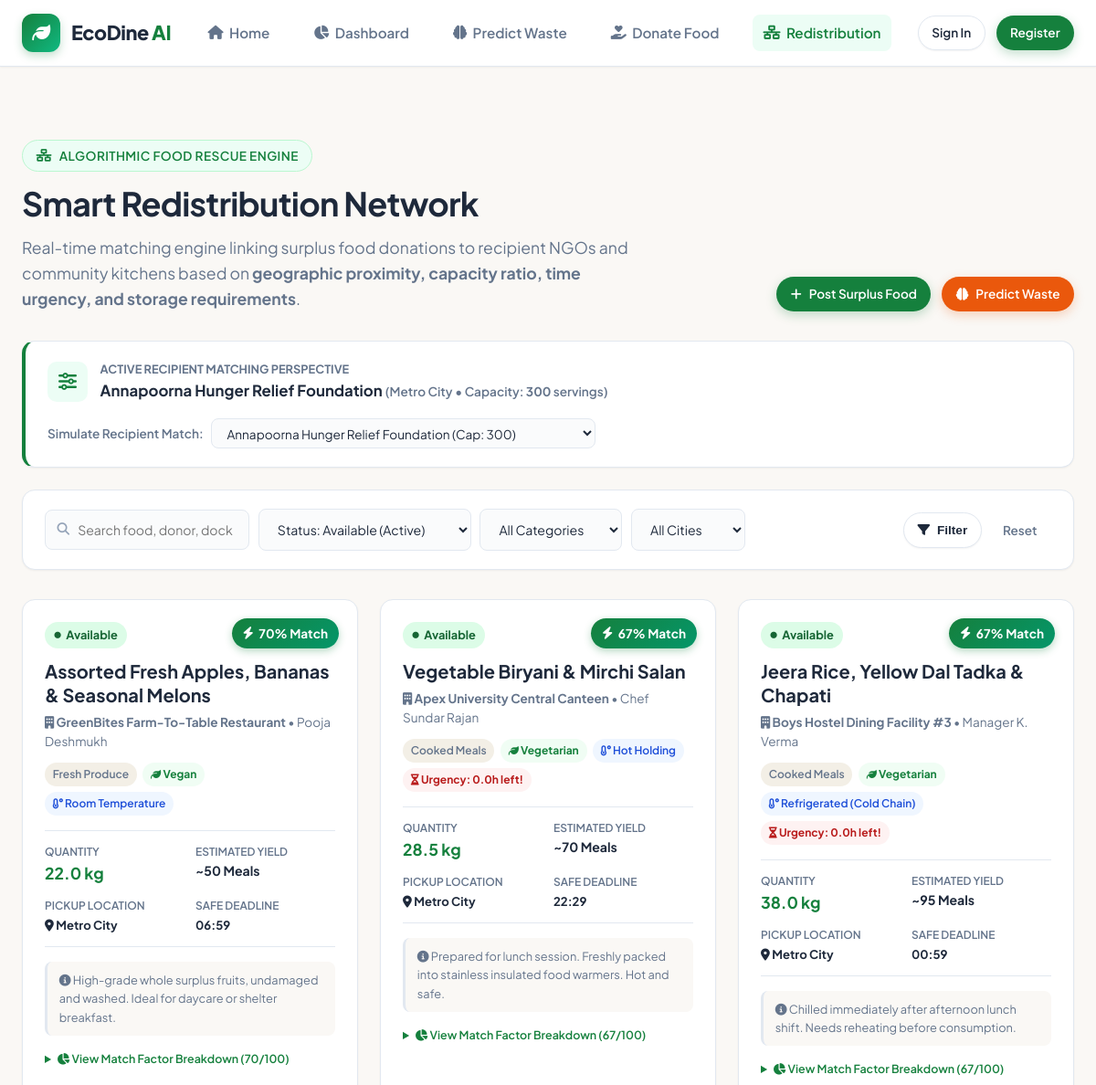
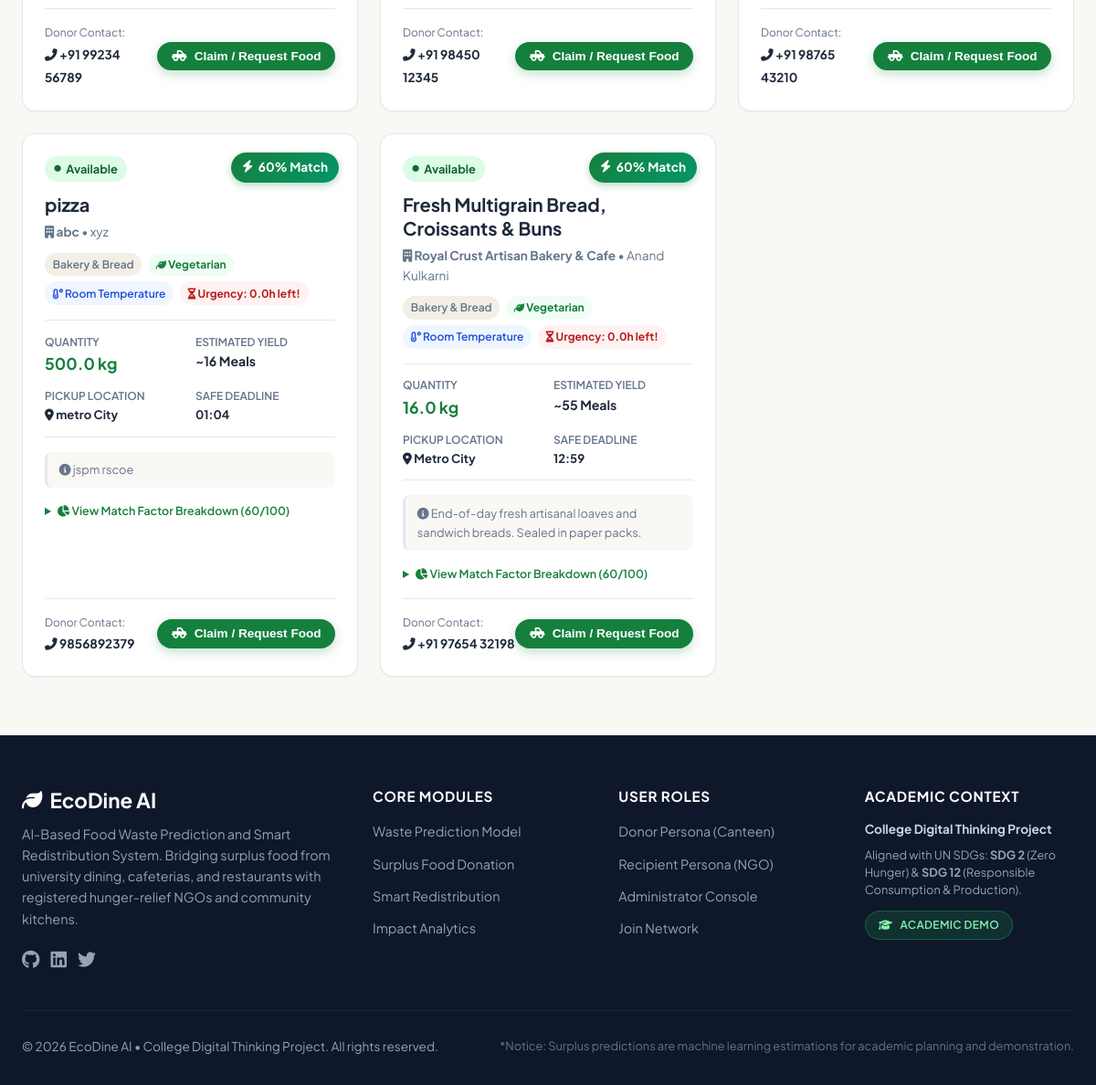
Screenshot of /redistribution with the database file from the repository (2 pictures, top to bottom).
### tables this page shows
CREATE TABLE users (
            id INTEGER PRIMARY KEY AUTOINCREMENT,
            username TEXT UNIQUE NOT NULL,
            email TEXT UNIQUE NOT NULL,
            password_hash TEXT NOT NULL,
            role TEXT NOT NULL CHECK(role IN ('donor', 'recipient', 'admin')),
            org_name TEXT NOT NULL,
            contact_person TEXT NOT NULL,
            phone TEXT NOT NULL,
            address TEXT NOT NULL,
            city TEXT NOT NULL,
            capacity_servings INTEGER DEFAULT 100,
            is_verified INTEGER DEFAULT 1,
            created_at TIMESTAMP DEFAULT CURRENT_TIMESTAMP
        );

CREATE TABLE donations (
            id INTEGER PRIMARY KEY AUTOINCREMENT,
            donor_id INTEGER,
            donor_name TEXT NOT NULL,
            org_name TEXT NOT NULL,
            food_title TEXT NOT NULL,
            food_type TEXT NOT NULL,
            quantity_kg REAL NOT NULL,
            estimated_meals INTEGER NOT NULL,
            prep_datetime TEXT NOT NULL,
            expiry_datetime TEXT NOT NULL,
            pickup_address TEXT NOT NULL,
            city TEXT NOT NULL,
            contact_phone TEXT NOT NULL,
            contact_email TEXT,
            dietary_type TEXT NOT NULL,
            storage_requirement TEXT NOT NULL,
            notes TEXT,
            status TEXT DEFAULT 'Available' CHECK(status IN ('Available', 'Requested', 'Claimed', 'Redistributed', 'Cancelled')),
            created_at TIMESTAMP DEFAULT CURRENT_TIMESTAMP,
            FOREIGN KEY (donor_id) REFERENCES users(id) ON DELETE SET NULL
        );

### app.py (the view)
@app.route('/redistribution')
def redistribution():
    city_filter = request.args.get('city', '').strip()
    food_type_filter = request.args.get('food_type', '').strip()
    diet_filter = request.args.get('diet', '').strip()
    status_filter = request.args.get('status', 'Available').strip()
    search_query = request.args.get('q', '').strip()
    highlight_id = request.args.get('highlight', type=int)
    demo_recipient_id = request.args.get('demo_recipient', type=int)
    conn = get_db_connection()
    c = conn.cursor()
    recipient_profile = None
    if session.get('role') == 'recipient' and 'user_id' in session:
        recipient_profile = c.execute("SELECT * FROM users WHERE id = ?", (session['user_id'],)).fetchone()
    elif demo_recipient_id:
        recipient_profile = c.execute("SELECT * FROM users WHERE id = ? AND role = 'recipient'", (demo_recipient_id,)).fetchone()
    else:
        recipient_profile = c.execute("SELECT * FROM users WHERE role = 'recipient' LIMIT 1").fetchone()
    recipient_dict = dict(recipient_profile) if recipient_profile else {
        'city': 'Metro City',
        'capacity_servings': 200,
        'org_name': 'Sample Recipient NGO'
    }
    query = "SELECT * FROM donations WHERE 1=1"
    params = []
    if status_filter and status_filter != 'All':
        query += " AND status = ?"
        params.append(status_filter)
    if city_filter and city_filter != 'All':
        query += " AND city = ?"
        params.append(city_filter)
    if food_type_filter and food_type_filter != 'All':
        query += " AND food_type = ?"
        params.append(food_type_filter)
    if diet_filter and diet_filter != 'All':
        query += " AND dietary_type = ?"
        params.append(diet_filter)
    if search_query:
        query += " AND (food_title LIKE ? OR org_name LIKE ? OR pickup_address LIKE ?)"
        like_term = f"%{search_query}%"
        params.extend([like_term, like_term, like_term])
    query += " ORDER BY CASE WHEN status = 'Available' THEN 1 ELSE 2 END, created_at DESC"
    c.execute(query, params)
    raw_donations = [dict(row) for row in c.fetchall()]
    listings = []
    for d in raw_donations:
        match_info = calculate_match_score(d, recipient_dict)
        d['smart_match'] = match_info
        listings.append(d)
    listings.sort(key=lambda x: (x['status'] != 'Available', -x['smart_match']['match_score']))
    c.execute("SELECT DISTINCT city FROM donations WHERE city IS NOT NULL AND city != ''")
    available_cities = [r['city'] for r in c.fetchall()]
    c.execute("SELECT DISTINCT food_type FROM donations")
    available_food_types = [r['food_type'] for r in c.fetchall()]
    c.execute("SELECT id, org_name, city, capacity_servings FROM users WHERE role = 'recipient'")
    recipient_options = [dict(r) for r in c.fetchall()]
    conn.close()
    return render_template(
        'redistribution.html',
        listings=listings,
        cities=available_cities,
        food_types=available_food_types,
        recipient_profile=recipient_dict,
        recipient_options=recipient_options,
        current_filters={
            'city': city_filter,
            'food_type': food_type_filter,
            'diet': diet_filter,
            'status': status_filter,
            'q': search_query,
            'demo_recipient': demo_recipient_id
        },
        highlight_id=highlight_id
    )

### templates/redistribution.html (shortened to what this page needs)
{% extends 'base.html' %}
{% block content %}
<div class="container" style="padding-top: 2.5rem; padding-bottom: 4rem;">
  <div style="display: flex; justify-content: space-between; align-items: flex-end; flex-wrap: wrap; gap: 1rem; margin-bottom: 2rem;">
    <div>
      <div class="section-tag">
        <i class="fas fa-network-wired"></i> Algorithmic Food Rescue Engine
      </div>
      <h1 class="section-title">Smart Redistribution Network</h1>
      <p class="section-desc">
        Real-time matching engine linking surplus food donations to recipient NGOs and community kitchens
        based on <strong>geographic proximity, capacity ratio, time urgency, and storage requirements</strong>.
      </p>
    </div>
    <div style="display: flex; gap: 0.75rem;">
      <a href="{{ url_for('donate') }}" class="btn btn-primary btn-sm">
        <i class="fas fa-plus"></i> Post Surplus Food
      </a>
      <a href="{{ url_for('predict') }}" class="btn btn-orange btn-sm">
        <i class="fas fa-brain"></i> Predict Waste
      </a>
    </div>
  </div>
  <div class="card" style="margin-bottom: 1.5rem; background: #ffffff; border-left: 4px solid var(--primary-green); padding: 1.25rem 1.5rem;">
    <div style="display: flex; align-items: center; justify-content: space-between; flex-wrap: wrap; gap: 1rem;">
      <div style="display: flex; align-items: center; gap: 0.85rem;">
        <div style="width: 44px; height: 44px; border-radius: 10px; background: var(--primary-soft); color: var(--primary-green); display: flex; align-items: center; justify-content: center; font-size: 1.25rem;">
          <i class="fas fa-sliders"></i>
        </div>
        <div>
          <div style="font-size: 0.8rem; color: var(--text-muted); text-transform: uppercase; font-weight: 700;">
            Active Recipient Matching Perspective
          </div>
          <div style="font-size: 1.05rem; font-weight: 700; color: var(--text-main);">
            {{ recipient_profile.org_name }}
            <span style="font-size: 0.85rem; font-weight: 600; color: var(--text-muted);">
              ({{ recipient_profile.city }} &bull; Capacity: <strong>{{ recipient_profile.capacity_servings }}</strong> servings)
            </span>
          </div>
        </div>
      </div>
      <form method="GET" action="{{ url_for('redistribution') }}" style="display: flex; align-items: center; gap: 0.5rem;" class="no-spin">
        <label style="font-size: 0.85rem; font-weight: 600; color: var(--text-muted);">Simulate Recipient Match:</label>
        <select name="demo_recipient" class="form-control" style="width: auto; padding: 0.4rem 0.8rem; font-size: 0.85rem;" onchange="this.form.submit()">
          {% for r in recipient_options %}
            <option value="{{ r.id }}" {% if recipient_profile.id == r.id %}selected{% endif %}>
              {{ r.org_name }} (Cap: {{ r.capacity_servings }})
            </option>
          {% endfor %}
        </select>
      </form>
    </div>
  </div>
  <div class="filter-bar">
    <form method="GET" action="{{ url_for('redistribution') }}" style="display: flex; flex-wrap: wrap; gap: 0.75rem; width: 100%; align-items: center; justify-content: space-between;" class="no-spin">
      <div style="display: flex; flex-wrap: wrap; gap: 0.6rem; align-items: center;">
        <div style="position: relative; min-width: 220px;">
          <input type="text" name="q" class="form-control" placeholder="Search food, donor, dock..."
                 value="{{ current_filters.q }}" style="padding-left: 2.2rem; font-size: 0.88rem;">
          <i class="fas fa-search" style="position: absolute; left: 0.85rem; top: 50%; transform: translateY(-50%); color: var(--text-light); font-size: 0.85rem;"></i>
        </div>
        <select name="status" class="form-control" style="width: auto; font-size: 0.88rem;" onchange="this.form.submit()">
          <option value="Available" {% if current_filters.status == 'Available' %}selected{% endif %}>Status: Available (Active)</option>
        </select>
        <select name="food_type" class="form-control" style="width: auto; font-size: 0.88rem;" onchange="this.form.submit()">
          <option value="">All Categories</option>
        </select>
        <select name="city" class="form-control" style="width: auto; font-size: 0.88rem;" onchange="this.form.submit()">
          <option value="">All Cities</option>
        </select>
      </div>
      <div style="display: flex; gap: 0.5rem;">
        <button type="submit" class="btn btn-secondary btn-sm">
          <i class="fas fa-filter"></i> Filter
        </button>
        <a href="{{ url_for('redistribution') }}" class="btn btn-sm" style="color: var(--text-muted);">
          Reset
        </a>
      </div>
    </form>
  </div>
  {% if listings %}
    <div class="listings-grid">
      {% for item in listings %}
        <div class="donation-card {% if highlight_id and highlight_id == item.id %}highlight{% endif %}">
          <div>
            <div style="display: flex; justify-content: space-between; align-items: flex-start; margin-bottom: 0.75rem; padding-right: 6.5rem;">
              <span class="status-pill status-{{ item.status | lower }}">
                <i class="fas fa-circle" style="font-size: 0.45rem;"></i> {{ item.status }}
              </span>
            </div>
            <div class="match-score-badge" title="Algorithmic Match Score: {{ item.smart_match.match_score }}%">
              <i class="fas fa-bolt"></i> {{ item.smart_match.match_score }}% Match
            </div>
            <h3 style="font-size: 1.25rem; font-weight: 700; margin-bottom: 0.35rem; line-height: 1.3;">
              {{ item.food_title }}
            </h3>
            <div style="font-size: 0.85rem; color: var(--text-muted); margin-bottom: 0.75rem;">
              <i class="fas fa-building text-primary"></i> <strong>{{ item.org_name }}</strong>
              &bull; {{ item.donor_name }}
            </div>
            <div class="tag-list">
              <span class="tag">{{ item.food_type }}</span>
              <span class="tag" style="background: #f0fdf4; color: #15803d; font-weight: 700;">
                <i class="fas fa-leaf" style="font-size: 0.7rem;"></i> {{ item.dietary_type }}
              </span>
              <span class="tag tag-storage">
                <i class="fas fa-temperature-low" style="font-size: 0.7rem;"></i> {{ item.storage_requirement }}
              </span>
              {% if item.smart_match.hours_left <= 4 and item.status == 'Available' %}
                <span class="tag tag-urgent">
                  <i class="fas fa-hourglass-half"></i> Urgency: {{ item.smart_match.hours_left }}h left!
                </span>
              {% endif %}
            </div>
            <div class="donation-meta">
              <div class="meta-item">
                <span class="meta-label">Quantity</span>
                <span class="meta-val" style="color: var(--primary-green); font-size: 1.1rem;">
                  {{ item.quantity_kg }} kg
                </span>
              </div>
              <div class="meta-item">
                <span class="meta-label">Estimated Yield</span>
                <span class="meta-val">~{{ item.estimated_meals }} Meals</span>
              </div>
              <div class="meta-item">
                <span class="meta-label">Pickup Location</span>
                <span class="meta-val" style="font-size: 0.82rem;" title="{{ item.pickup_address }}">
                  <i class="fas fa-map-marker-alt text-danger"></i> {{ item.city }}
                </span>
              </div>
              <div class="meta-item">
                <span class="meta-label">Safe Deadline</span>
                <span class="meta-val" style="font-size: 0.82rem;">
                  {{ item.expiry_datetime[11:16] if item.expiry_datetime|length >= 16 else item.expiry_datetime }}
                </span>
              </div>
            </div>
            {% if item.notes %}
              <div style="font-size: 0.8rem; color: var(--text-muted); background: var(--bg-cream); padding: 0.6rem 0.8rem; border-radius: var(--radius-sm); margin-bottom: 1rem; border-left: 3px solid var(--border-color);">
                <i class="fas fa-info-circle text-muted"></i> {{ item.notes }}
              </div>
            {% endif %}
            <details style="font-size: 0.78rem; color: var(--text-muted); margin-bottom: 1rem; cursor: pointer;">
              <summary style="font-weight: 600; color: var(--primary-green);">
                <i class="fas fa-chart-pie"></i> View Match Factor Breakdown ({{ item.smart_match.match_score }}/100)
              </summary>
            </details>
          </div>
          <div style="border-top: 1px solid var(--border-color); padding-top: 1rem; display: flex; align-items: center; justify-content: space-between;">
            <div>
              <span style="font-size: 0.75rem; color: var(--text-muted); display: block;">Donor Contact:</span>
              <a href="tel:{{ item.contact_phone }}" style="font-size: 0.85rem; font-weight: 700; color: var(--text-main);">
                <i class="fas fa-phone-alt text-success"></i> {{ item.contact_phone }}
              </a>
            </div>
            <div>
              {% if item.status == 'Available' %}
                <button type="button" class="btn btn-primary btn-sm open-claim-modal"
                        data-id="{{ item.id }}"
                        data-title="{{ item.food_title }}"
                        data-qty="{{ item.quantity_kg }}"
                        data-meals="{{ item.estimated_meals }}"
                        data-donor="{{ item.org_name }}"
                        data-address="{{ item.pickup_address }}, {{ item.city }}">
                  <i class="fas fa-truck-pickup"></i> Claim / Request Food
                </button>
              {% elif item.status == 'Requested' %}
                <span class="status-pill status-requested">
                  <i class="fas fa-clock"></i> Request Pending
                </span>
              {% elif item.status == 'Claimed' %}
                <span class="status-pill status-claimed">
                  <i class="fas fa-truck"></i> Vehicle Dispatched
                </span>
              {% elif item.status == 'Redistributed' %}
                <span class="status-pill status-redistributed">
                  <i class="fas fa-check-double"></i> Rescued & Served
                </span>
              {% endif %}
            </div>
          </div>
        </div>
      {% endfor %}
    </div>
  {% endif %}
</div>
{% endblock %}

### rows the page displays
users: org_name "Annapoorna Hunger Relief Foundation", city "Metro City", capacity_servings "300"
donations: status "Available", smart_match.match_score "70", food_title "Assorted Fresh Apples, Bananas & Seasonal Melons", org_name "GreenBites Farm-To-Table Restaurant", donor_name "Pooja Deshmukh", food_type "Fresh Produce", dietary_type "Vegan", storage_requirement "Room Temperature", quantity_kg "22.0", estimated_meals "50", city "Metro City", expiry_datetime "06:59", notes "High-grade whole surplus fruits, undamaged and washed. Ideal for daycare or shelter breakfast.", contact_phone "+91 99234 56789"
donations: status "Available", smart_match.match_score "67", food_title "Vegetable Biryani & Mirchi Salan", org_name "Apex University Central Canteen", donor_name "Chef Sundar Rajan", food_type "Cooked Meals", dietary_type "Vegetarian", storage_requirement "Hot Holding", smart_match.hours_left "0.0", quantity_kg "28.5", estimated_meals "70", city "Metro City", expiry_datetime "22:29", notes "Prepared for lunch session. Freshly packed into stainless insulated food warmers. Hot and safe.", contact_phone "+91 98450 12345"
donations: status "Available", smart_match.match_score "67", food_title "Jeera Rice, Yellow Dal Tadka & Chapati", org_name "Boys Hostel Dining Facility #3", donor_name "Manager K. Verma", food_type "Cooked Meals", dietary_type "Vegetarian", storage_requirement "Refrigerated (Cold Chain)", smart_match.hours_left "0.0", quantity_kg "38.0", estimated_meals "95", city "Metro City", expiry_datetime "00:59", notes "Chilled immediately after afternoon lunch shift. Needs reheating before consumption.", contact_phone "+91 98765 43210"
donations: status "Available", smart_match.match_score "60", food_title "pizza", org_name "abc", donor_name "xyz", food_type "Bakery & Bread", dietary_type "Vegetarian", storage_requirement "Room Temperature", smart_match.hours_left "0.0", quantity_kg "500.0", estimated_meals "16", city "metro City", expiry_datetime "01:04", notes "jspm rscoe", contact_phone "9856892379"
donations: status "Available", smart_match.match_score "60", food_title "Fresh Multigrain Bread, Croissants & Buns", org_name "Royal Crust Artisan Bakery & Cafe", donor_name "Anand Kulkarni", food_type "Bakery & Bread", dietary_type "Vegetarian", storage_requirement "Room Temperature", smart_match.hours_left "0.0", quantity_kg "16.0", estimated_meals "55", city "Metro City", expiry_datetime "12:59", notes "End-of-day fresh artisanal loaves and sandwich breads. Sealed in paper packs.", contact_phone "+91 97654 32198"

### other values shown
form field demo_recipient "Annapoorna Hunger Relief Foundation (Cap: 300)"
